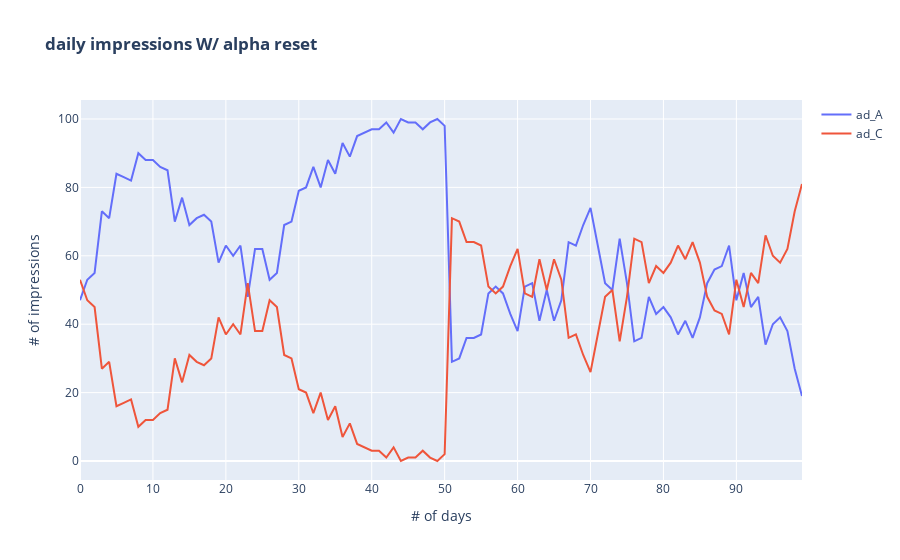

The code cell stored with this chart in its notebook:
### Code cell
fig = go.Figure()
for col_nm in ["ad_A", "ad_C"]:
    fig.add_trace(
        go.Scatter(
            name = col_nm,
            x = df.index,
            y = df[col_nm]
        )
    )

fig.update_layout(title="<b>daily impressions W/ alpha reset</b>",
                  xaxis_title="# of days",
                  yaxis_title="# of impressions")

fig.show()

### Figure 1 — Plotly figure (JSON) as saved in the notebook; plotly's stock layout.template omitted (floating-point values rounded to 4 significant figures)
{"data": [{"name": "ad_A", "type": "scatter", "x": [0, 1, 2, 3, 4, 5, 6, 7, 8, 9, 10, 11, 12, 13, 14, 15, 16, 17, 18, 19, 20, 21, 22, 23, 24, 25, 26, 27, 28, 29, 30, 31, 32, 33, 34, 35, 36, 37, 38, 39, 40, 41, 42, 43, 44, 45, 46, 47, 48, 49, 50, 51, 52, 53, 54, 55, 56, 57, 58, 59, 60, 61, 62, 63, 64, 65, 66, 67, 68, 69, 70, 71, 72, 73, 74, 75, 76, 77, 78, 79, 80, 81, 82, 83, 84, 85, 86, 87, 88, 89, 90, 91, 92, 93, 94, 95, 96, 97, 98, 99], "y": [47, 53, 55, 73, 71, 84, 83, 82, 90, 88, 88, 86, 85, 70, 77, 69, 71, 72, 70, 58, 63, 60, 63, 48, 62, 62, 53, 55, 69, 70, 79, 80, 86, 80, 88, 84, 93, 89, 95, 96, 97, 97, 99, 96, 100, 99, 99, 97, 99, 100, 98, 29, 30, 36, 36, 37, 49, 51, 49, 43, 38, 51, 52, 41, 50, 41, 47, 64, 63, 69, 74, 63, 52, 50, 65, 52, 35, 36, 48, 43, 45, 42, 37, 41, 36, 42, 52, 56, 57, 63, 47, 55, 45, 48, 34, 40, 42, 38, 27, 19]}, {"name": "ad_C", "type": "scatter", "x": [0, 1, 2, 3, 4, 5, 6, 7, 8, 9, 10, 11, 12, 13, 14, 15, 16, 17, 18, 19, 20, 21, 22, 23, 24, 25, 26, 27, 28, 29, 30, 31, 32, 33, 34, 35, 36, 37, 38, 39, 40, 41, 42, 43, 44, 45, 46, 47, 48, 49, 50, 51, 52, 53, 54, 55, 56, 57, 58, 59, 60, 61, 62, 63, 64, 65, 66, 67, 68, 69, 70, 71, 72, 73, 74, 75, 76, 77, 78, 79, 80, 81, 82, 83, 84, 85, 86, 87, 88, 89, 90, 91, 92, 93, 94, 95, 96, 97, 98, 99], "y": [53, 47, 45, 27, 29, 16, 17, 18, 10, 12, 12, 14, 15, 30, 23, 31, 29, 28, 30, 42, 37, 40, 37, 52, 38, 38, 47, 45, 31, 30, 21, 20, 14, 20, 12, 16, 7, 11, 5, 4, 3, 3, 1, 4, 0, 1, 1, 3, 1, 0, 2, 71, 70, 64, 64, 63, 51, 49, 51, 57, 62, 49, 48, 59, 50, 59, 53, 36, 37, 31, 26, 37, 48, 50, 35, 48, 65, 64, 52, 57, 55, 58, 63, 59, 64, 58, 48, 44, 43, 37, 53, 45, 55, 52, 66, 60, 58, 62, 73, 81]}], "layout": {"title": {"text": "<b>daily impressions W/ alpha reset</b>"}, "xaxis": {"title": {"text": "# of days"}}, "yaxis": {"title": {"text": "# of impressions"}}}}
